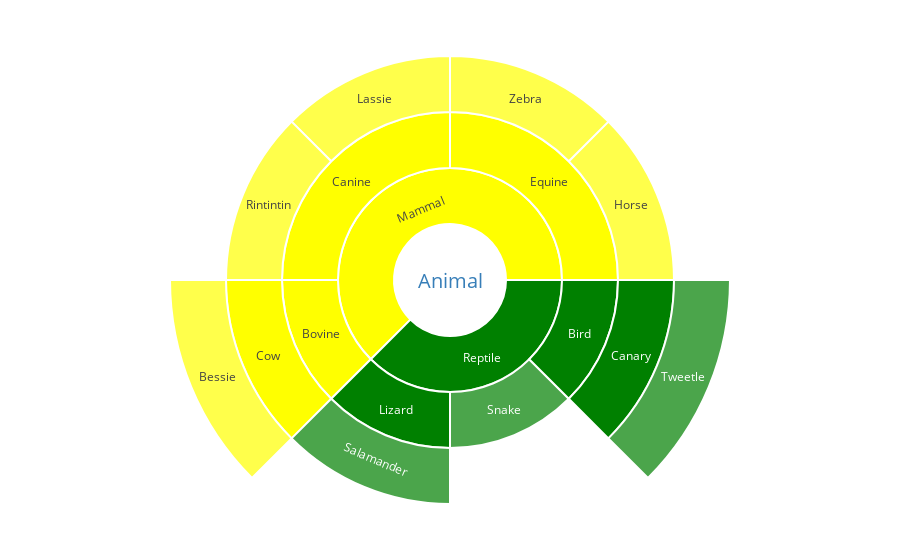

Notebook code for this chart:
### Markdown cell above
## Opdracht 4

Geef de informatie in de onderstaande tree weer als Sunburst Chart.
<img src="species.jpg" alt="Figured obtained from http://people.cs.ksu.edu/~schmidt/300s05/">

**Vereisten:**
- Zorg ervoor dat alle Mammals een geel tint hebben, en alle Reptiles een groen tint.

*Tips*:
- In de plot.ly documentatie zijn voorbeelden te vinden over hoe je met Sunburts charts kan werken: https://plot.ly/python/sunburst-charts/
- In een sunburst plot kan je de grootte van de 'taartpunten' ook schalen op basis van een waarde, voor deze opdracht is dat niet nodig.

### Code cell
# Maak een sunburst plot
# Ieder label is gekoppeld aan de parent op dezelfde positie in de list

trace = go.Sunburst(
    labels=["Animal", "Reptile", "Mammal", "Lizard", "Snake", "Bird", "Equine", "Bovine", "Canine", "Salamander", "Canary", "Tweetle", "Horse", "Zebra", "Cow", "Bessie", "Lassie", "Rintintin"],
    parents=["", "Animal", "Animal", "Reptile", "Reptile", "Reptile", "Mammal", "Mammal", "Mammal", "Lizard", "Bird", "Canary", "Equine", "Equine", "Bovine", "Cow", "Canine", "Canine"],
    outsidetextfont = {"size": 20, "color": "#377eb8"},
    marker = {"line": {"width": 2}},
)

layout = go.Layout(
    sunburstcolorway=["yellow","green"],
    margin = go.layout.Margin(t=0, l=0, r=0, b=0)
)

iplot(go.Figure([trace], layout), filename='basic_sunburst_chart')

### Figure 1 — Plotly figure (JSON) as saved in the notebook; plotly's stock layout.template omitted (floating-point values rounded to 4 significant figures)
{"data": [{"labels": ["Animal", "Reptile", "Mammal", "Lizard", "Snake", "Bird", "Equine", "Bovine", "Canine", "Salamander", "Canary", "Tweetle", "Horse", "Zebra", "Cow", "Bessie", "Lassie", "Rintintin"], "marker": {"line": {"width": 2}}, "outsidetextfont": {"color": "#377eb8", "size": 20}, "parents": ["", "Animal", "Animal", "Reptile", "Reptile", "Reptile", "Mammal", "Mammal", "Mammal", "Lizard", "Bird", "Canary", "Equine", "Equine", "Bovine", "Cow", "Canine", "Canine"], "type": "sunburst", "uid": "72356643-3987-4fb3-a2a9-d46b6e9f633a"}], "layout": {"margin": {"b": 0, "l": 0, "r": 0, "t": 0}, "sunburstcolorway": ["yellow", "green"]}}
